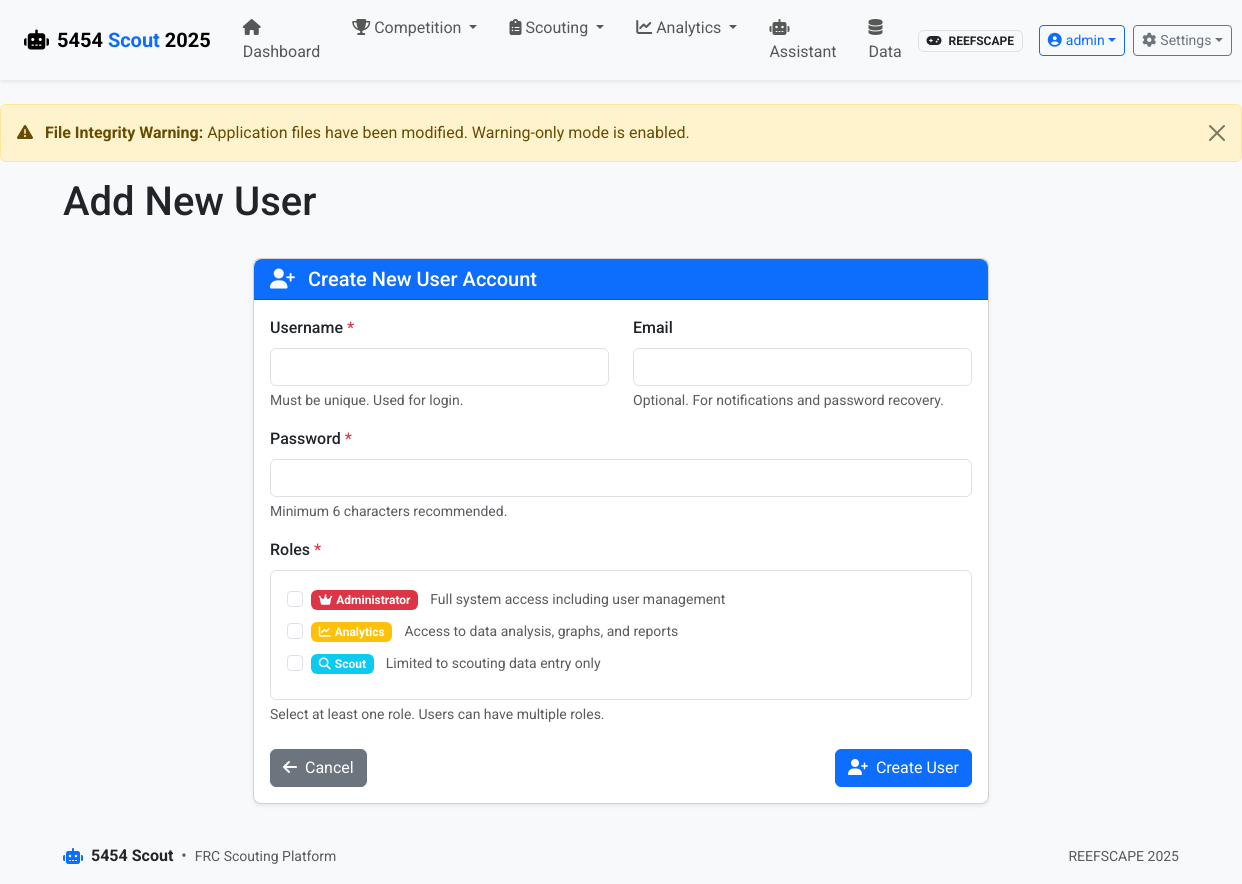
/auth/add_user (signed in), run on the app's committed database.
### app/models.py (models this page shows, shortened)
class User(UserMixin, db.Model):
    id = db.Column(db.Integer, primary_key=True)
    username = db.Column(db.String(80), unique=True, nullable=False)
    email = db.Column(db.String(120), unique=True, nullable=True)
    password_hash = db.Column(db.String(128))
    is_active = db.Column(db.Boolean, default=True)
    created_at = db.Column(db.DateTime, default=datetime.utcnow)
    last_login = db.Column(db.DateTime)
    roles = db.relationship('Role', secondary=user_roles, lazy='subquery',
                           backref=db.backref('users', lazy=True))
    def has_role(self, role_name):
        return any(role.name == role_name for role in self.roles)
    def get_role_names(self):
        return [role.name for role in self.roles]

class Role(db.Model):
    id = db.Column(db.Integer, primary_key=True)
    name = db.Column(db.String(80), unique=True, nullable=False)
    description = db.Column(db.String(255))

### app/routes/auth.py (the view, shortened to what this page needs)
@bp.route('/add_user', methods=['GET', 'POST'])
@admin_required
def add_user():
    roles = Role.query.all()
    return render_template('auth/add_user.html', roles=roles)

### app/templates/auth/add_user.html (shortened to what this page needs)
{% extends 'base.html' %}
{% block heading %}Add New User{% endblock %}
{% block content %}
<div class="row">
    <div class="col-md-8 offset-md-2">
        <div class="card">
            <div class="card-header bg-primary text-white">
                <h5 class="mb-0">
                    <i class="fas fa-user-plus me-2"></i>
                    Create New User Account
                </h5>
            </div>
            <div class="card-body">
                <form method="POST">
                    <div class="row">
                        <div class="col-md-6">
                            <div class="mb-3">
                                <label for="username" class="form-label">Username <span class="text-danger">*</span></label>
                                <input type="text" class="form-control" id="username" name="username" required>
                                <div class="form-text">Must be unique. Used for login.</div>
                            </div>
                        </div>
                        <div class="col-md-6">
                            <div class="mb-3">
                                <label for="email" class="form-label">Email</label>
                                <input type="email" class="form-control" id="email" name="email">
                                <div class="form-text">Optional. For notifications and password recovery.</div>
                            </div>
                        </div>
                    </div>
                    <div class="mb-3">
                        <label for="password" class="form-label">Password <span class="text-danger">*</span></label>
                        <input type="password" class="form-control" id="password" name="password" required>
                        <div class="form-text">Minimum 6 characters recommended.</div>
                    </div>
                    <div class="mb-4">
                        <label class="form-label">Roles <span class="text-danger">*</span></label>
                        <div class="border p-3 rounded">
                            {% for role in roles %}
                            <div class="form-check mb-2">
                                <input class="form-check-input" type="checkbox" value="{{ role.id }}"
                                       id="role_{{ role.id }}" name="roles">
                                <label class="form-check-label" for="role_{{ role.id }}">
                                    {% if role.name == 'admin' %}
                                        <span class="badge bg-danger me-2">
                                            <i class="fas fa-crown me-1"></i>Administrator
                                        </span>
                                        <small class="text-muted">Full system access including user management</small>
                                    {% elif role.name == 'analytics' %}
                                        <span class="badge bg-warning me-2">
                                            <i class="fas fa-chart-line me-1"></i>Analytics
                                        </span>
                                        <small class="text-muted">Access to data analysis, graphs, and reports</small>
                                    {% elif role.name == 'scout' %}
                                        <span class="badge bg-info me-2">
                                            <i class="fas fa-search me-1"></i>Scout
                                        </span>
                                        <small class="text-muted">Limited to scouting data entry only</small>
                                    {% else %}
                                        <span class="badge bg-secondary me-2">{{ role.name.title() }}</span>
                                        <small class="text-muted">{{ role.description or 'Custom role' }}</small>
                                    {% endif %}
                                </label>
                            </div>
                            {% endfor %}
                        </div>
                        <div class="form-text">Select at least one role. Users can have multiple roles.</div>
                    </div>
                    <div class="d-flex justify-content-between">
                        <a href="{{ url_for('auth.manage_users') }}" class="btn btn-secondary">
                            <i class="fas fa-arrow-left me-2"></i>Cancel
                        </a>
                        <button type="submit" class="btn btn-primary">
                            <i class="fas fa-user-plus me-2"></i>Create User
                        </button>
                    </div>
                </form>
            </div>
        </div>
    </div>
</div>
{% endblock %}

### app/templates/base.html (shortened to what this page needs)
<!DOCTYPE html>
<html lang="en" class="h-100">
<head>
    <link href="https://cdn.jsdelivr.net/npm/bootstrap@5.3.2/dist/css/bootstrap.min.css" rel="stylesheet">
    <link href="https://cdnjs.cloudflare.com/ajax/libs/font-awesome/6.4.0/css/all.min.css" rel="stylesheet">
    <link href="https://cdn.jsdelivr.net/npm/select2@4.1.0-rc.0/dist/css/select2.min.css" rel="stylesheet">
    <link href="https://cdn.jsdelivr.net/npm/select2-bootstrap-5-theme@1.3.0/dist/select2-bootstrap-5-theme.min.css" rel="stylesheet">
    <link rel="stylesheet" href="{{ url_for('static', filename='css/styles.css') }}">
</head>
<body class="d-flex flex-column h-100">
    <header class="app-header">
        <nav class="navbar navbar-expand-lg navbar-light shadow-sm">
            <div class="container-fluid px-lg-4 px-md-3 px-2">
                <a class="navbar-brand d-flex align-items-center" href="{% if user_has_role('scout') and not user_has_role('admin') and not user_has_role('analytics') %}{{ url_for('scouting.index') }}{% else %}{{ url_for('main.index') }}{% endif %}">
                    <i class="fas fa-robot brand-icon me-2"></i>
                    <span class="brand-text fw-bold">5454 <span class="text-primary">Scout</span> <span class="d-none d-sm-inline">{{ game_config.season }}</span></span>
                </a>
                <div class="collapse navbar-collapse" id="navbarMain">
                    {% if current_user.is_authenticated %}
                    <ul class="navbar-nav me-auto mb-2 mb-lg-0">
                        {% if not (user_has_role('scout') and not user_has_role('admin') and not user_has_role('analytics')) %}
                        <li class="nav-item">
                            <a class="nav-link px-3 py-2 {% if request.endpoint == 'main.index' %}active{% endif %}" href="{{ url_for('main.index') }}">
                                <i class="fas fa-home nav-icon"></i>
                                <span class="nav-text">Dashboard</span>
                            </a>
                        </li>
                        {% endif %}
                        {% if user_has_role('admin') or user_has_role('analytics') %}
                        <li class="nav-item dropdown">
                            <a class="nav-link dropdown-toggle px-3 py-2 "
                               href="#" role="button" data-bs-toggle="dropdown" aria-expanded="false">
                                <i class="fas fa-trophy nav-icon"></i>
                                <span class="nav-text">Competition</span>
                            </a>
                        </li>
                        {% endif %}
                        <li class="nav-item dropdown">
                            <a class="nav-link dropdown-toggle px-3 py-2 {% if request.endpoint and request.endpoint.startswith('scouting') %}active{% endif %}"
                               href="#" role="button" data-bs-toggle="dropdown" aria-expanded="false">
                                <i class="fas fa-clipboard-list nav-icon"></i>
                                <span class="nav-text">Scouting</span>
                            </a>
                        </li>
                        {% if user_has_role('admin') or user_has_role('analytics') %}
                        <li class="nav-item dropdown">
                            <a class="nav-link dropdown-toggle px-3 py-2 {% if request.endpoint and (request.endpoint.startswith('visualization') or request.endpoint.startswith('graphs')) %}active{% endif %}"
                               href="#" role="button" data-bs-toggle="dropdown" aria-expanded="false">
                                <i class="fas fa-chart-line nav-icon"></i>
                                <span class="nav-text">Analytics</span>
                            </a>
                        </li>
                        <li class="nav-item">
                            <a class="nav-link px-3 py-2 {% if request.endpoint and request.endpoint.startswith('assistant') %}active{% endif %}"
                               href="{{ url_for('assistant.index') }}">
                                <i class="fas fa-robot nav-icon"></i>
                                <span class="nav-text">Assistant</span>
                            </a>
                        </li>
                        <li class="nav-item">
                            <a class="nav-link px-3 py-2 {% if request.endpoint and request.endpoint.startswith('data') %}active{% endif %}"
                               href="{{ url_for('data.index') }}">
                                <i class="fas fa-database nav-icon"></i>
                                <span class="nav-text">Data</span>
                            </a>
                        </li>
                        {% endif %}
                    </ul>
                    {% endif %}
                    <div class="d-flex align-items-center navbar-actions">
                        {% if game_config %}
                        <div class="game-badge me-3 d-none d-lg-block">
                            <span class="badge bg-light text-dark border">
                                <i class="fas fa-gamepad me-1"></i>
                                <span class="d-none d-xl-inline">{{ game_config.game_name }}</span>
                            </span>
                        </div>
                        {% endif %}
                        {% if current_user.is_authenticated %}
                        <div class="dropdown me-2">
                            <button class="btn btn-outline-primary btn-sm d-flex align-items-center dropdown-toggle"
                                    type="button" data-bs-toggle="dropdown" aria-expanded="false">
                                <i class="fas fa-user-circle me-1"></i>
                                <span class="d-none d-md-inline">{{ current_user.username }}</span>
                            </button>
                        </div>
                        {% endif %}
                        {% if current_user.is_authenticated and (user_has_role('admin') or user_has_role('analytics')) %}
                        <div class="dropdown">
                            <button class="btn btn-outline-secondary btn-sm d-flex align-items-center dropdown-toggle"
                                    type="button" data-bs-toggle="dropdown" aria-expanded="false">
                                <i class="fas fa-cog me-1"></i>
                                <span class="d-none d-lg-inline">Settings</span>
                            </button>
                        </div>
                        {% endif %}
                    </div>
                </div>
            </div>
        </nav>
    </header>
    <div class="toast-container position-fixed top-0 end-0 p-3">
    </div>
    <main class="flex-shrink-0 py-4">
        {% if integrity_status.integrity_compromised and integrity_status.warning_only_mode %}
        <div class="alert alert-warning alert-dismissible fade show" role="alert">
            <i class="fas fa-exclamation-triangle me-2"></i>
            <strong>File Integrity Warning:</strong> Application files have been modified. Warning-only mode is enabled.
            <button type="button" class="btn-close" data-bs-dismiss="alert" aria-label="Close"></button>
        </div>
        {% endif %}
        <div class="container">
            <div class="row mb-4">
                <div class="col-12">
                    <h1 class="page-title">{% block heading %}FRC Scouting Platform{% endblock %}</h1>
                </div>
            </div>
            {% block content %}{% endblock %}
        </div>
    </main>
    <footer class="footer mt-auto py-3">
        <div class="container">
            <div class="row align-items-center g-2">
                <div class="col-md-6 text-center text-md-start">
                    <div class="d-flex align-items-center justify-content-center justify-content-md-start">
                        <i class="fas fa-robot brand-icon me-2 text-primary"></i>
                        <span class="fw-bold">5454 Scout</span>
                        <span class="text-muted mx-2">•</span>
                        <span class="small text-muted">FRC Scouting Platform</span>
                    </div>
                </div>
                <div class="col-md-6 text-center text-md-end">
                    <div class="small text-muted">
                        {% if game_config %}
                        <span>{{ game_config.game_name }} {{ game_config.season }}</span>
                        {% else %}
                        <span>No active configuration</span>
                        {% endif %}
                    </div>
                </div>
            </div>
        </div>
    </footer>
</body>
</html>

### data on the page
User: username "admin"
Role: name "admin" (drawn), shows "Full system access including user management"
Role: name "analytics" (drawn), shows "Access to data analysis, graphs, and reports"
Role: name "scout" (drawn)

### other printed values
{{ game_config.season }} "2025"
{{ game_config.game_name }} "REEFSCAPE"
